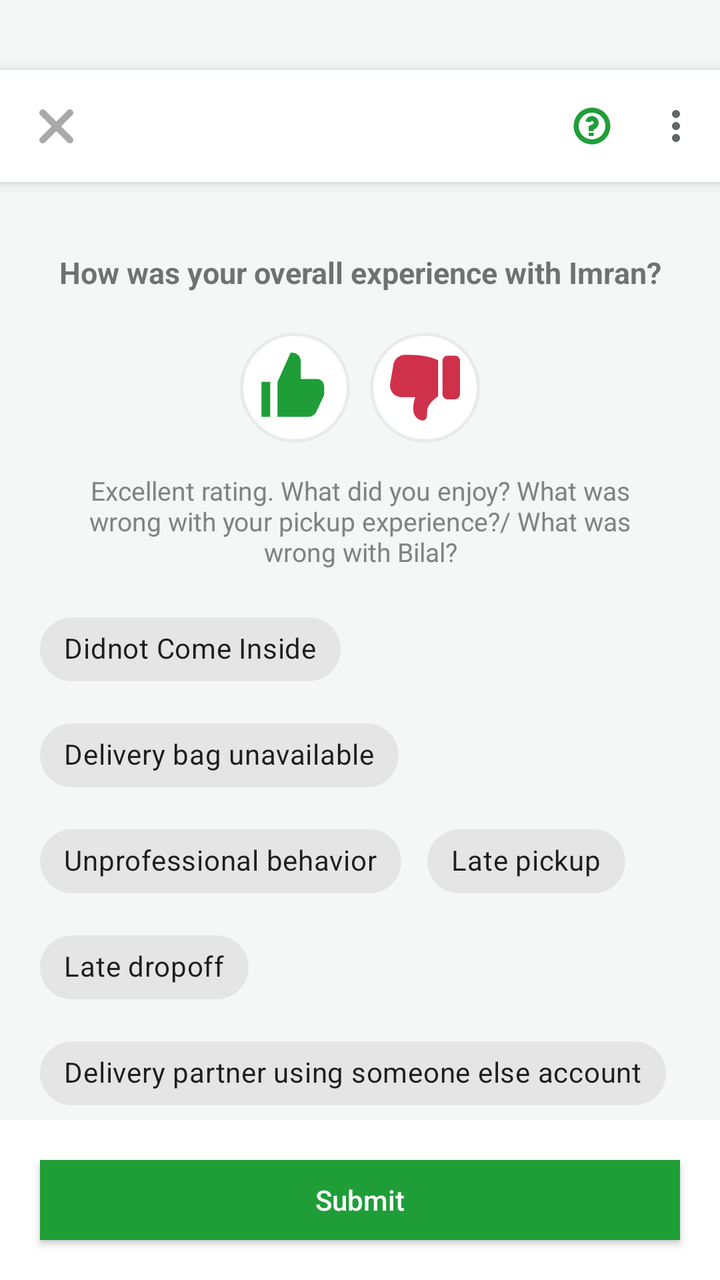
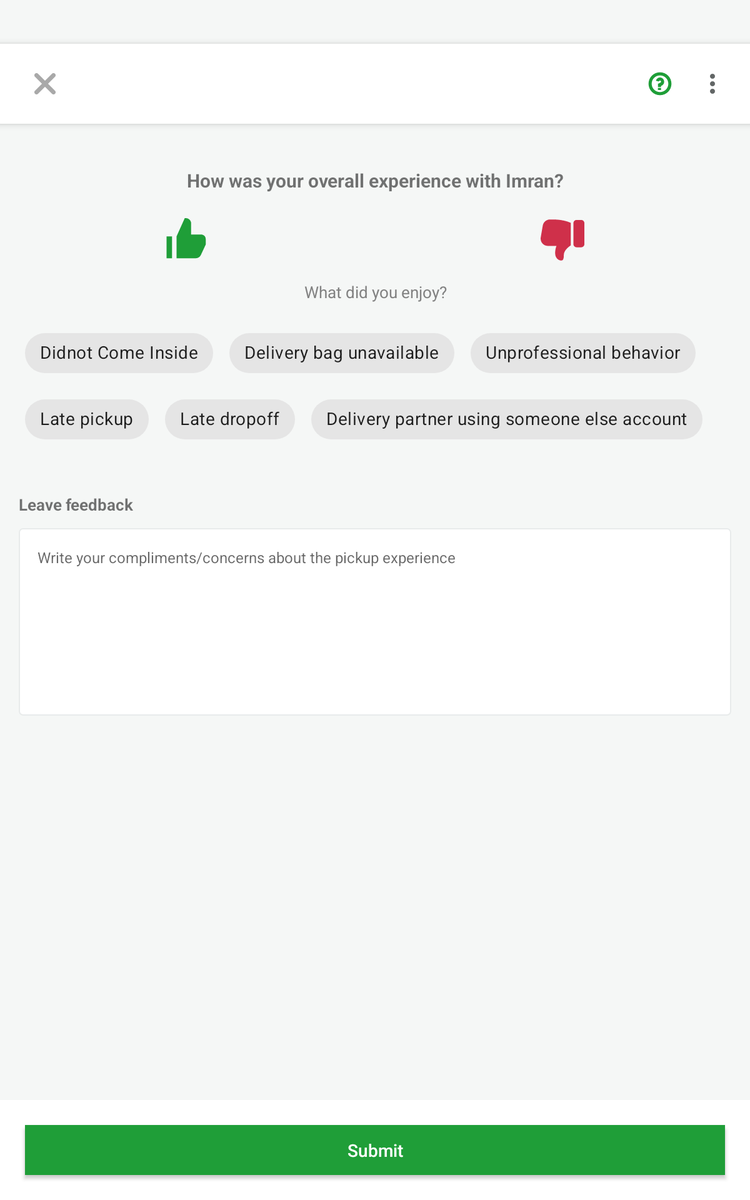

The same Android screen from two of the app's own layout files: first res/layout/ as a phone draws it, then the repository's variant for another configuration, drawn on a device whose configuration selects that folder. Both files follow.
<!-- AndroidManifest.xml: application theme Theme.ResturantApp -->
<!-- res/layout/activity_feedback2.xml -->
<?xml version="1.0" encoding="utf-8"?>
<layout xmlns:android="http://schemas.android.com/apk/res/android"
    xmlns:app="http://schemas.android.com/apk/res-auto"
    xmlns:tools="http://schemas.android.com/tools">

    <androidx.constraintlayout.widget.ConstraintLayout
        android:layout_width="match_parent"
        android:layout_height="match_parent"
        tools:context=".UiViews.Activities.FeedbackActivity">

        <androidx.core.widget.NestedScrollView
            android:layout_width="match_parent"
            android:layout_height="0dp"
            android:background="@color/background_grey"
            app:layout_constraintBottom_toTopOf="@+id/btn_delivered_ll"
            app:layout_constraintStart_toStartOf="parent"
            app:layout_constraintTop_toTopOf="parent">

            <androidx.constraintlayout.widget.ConstraintLayout
                android:layout_width="match_parent"
                android:layout_height="match_parent">


                <include
                    android:id="@+id/nav_bar_HD"
                    layout="@layout/action_bar"
                    android:layout_width="match_parent"
                    android:layout_height="wrap_content"
                    android:layout_marginTop="35dp"
                    app:layout_constraintEnd_toEndOf="parent"
                    app:layout_constraintStart_toStartOf="parent"
                    app:layout_constraintTop_toTopOf="parent" />

                <TextView
                    android:id="@+id/your_expereince_tv"
                    android:layout_width="match_parent"
                    android:layout_height="wrap_content"
                    android:layout_marginStart="15dp"
                    android:layout_marginTop="35dp"
                    android:layout_marginEnd="15dp"
                    android:gravity="center"
                    android:text="@string/how_was_your_overall_experience_with_imran"
                    android:textSize="15sp"
                    android:textStyle="bold"
                    app:layout_constraintEnd_toEndOf="parent"
                    app:layout_constraintStart_toStartOf="parent"
                    app:layout_constraintTop_toBottomOf="@+id/nav_bar_HD" />

                <androidx.constraintlayout.widget.ConstraintLayout
                    android:id="@+id/ll_like_dislike"
                    android:layout_width="match_parent"
                    android:layout_height="wrap_content"
                    android:layout_marginTop="20dp"
                    android:orientation="horizontal"
                    app:layout_constraintEnd_toEndOf="parent"
                    app:layout_constraintStart_toStartOf="parent"
                    app:layout_constraintTop_toBottomOf="@+id/your_expereince_tv">

                    <LinearLayout
                        app:layout_constraintBottom_toBottomOf="parent"
                        app:layout_constraintTop_toTopOf="parent"
                        app:layout_constraintEnd_toEndOf="parent"
                        app:layout_constraintStart_toStartOf="parent"
                        android:layout_width="wrap_content"
                        android:layout_height="wrap_content">


                        <ImageView
                            android:id="@+id/thumbs_up"
                            android:layout_width="wrap_content"
                            android:layout_height="wrap_content"
                            android:background="@drawable/unselected_thumb_bg"
                            android:contentDescription="@string/todo"
                            android:padding="10dp"
                            android:src="@drawable/ic_like_untint" />

                        <ImageView
                            android:id="@+id/thumbs_down"
                            android:layout_width="wrap_content"
                            android:layout_height="wrap_content"
                            android:layout_marginStart="10dp"
                            android:background="@drawable/unselected_thumb_bg"
                            android:contentDescription="@string/todo"
                            android:padding="10dp"
                            android:src="@drawable/ic_dislike_untint" />

                    </LinearLayout>

                </androidx.constraintlayout.widget.ConstraintLayout>


                <TextView
                    android:id="@+id/rating_tv"
                    android:layout_width="match_parent"
                    android:layout_height="wrap_content"
                    android:layout_marginStart="35dp"
                    android:layout_marginEnd="35dp"
                    android:layout_marginTop="15dp"
                    android:gravity="center"
                    android:text="Excellent rating. What did you enjoy? What was wrong with your pickup experience?/ What was wrong with Bilal?"
                    android:textColor="@color/grey"
                    android:textSize="13sp"
                    app:layout_constraintEnd_toEndOf="parent"
                    app:layout_constraintStart_toStartOf="parent"
                    app:layout_constraintTop_toBottomOf="@+id/ll_like_dislike" />


                <com.google.android.material.chip.ChipGroup
                    android:id="@+id/frequent_options"
                    android:layout_width="0dp"
                    android:layout_height="wrap_content"
                    android:layout_gravity="center_horizontal"
                    android:layout_marginStart="15dp"
                    android:layout_marginTop="16dp"
                    android:layout_marginEnd="15dp"
                    android:textColor="@android:color/black"
                    android:textSize="12sp"
                    app:chipSpacingHorizontal="3dp"
                    app:chipSpacingVertical="5dp"
                    app:layout_constraintEnd_toEndOf="parent"
                    app:layout_constraintHorizontal_bias="1.0"
                    app:layout_constraintStart_toStartOf="parent"
                    app:layout_constraintTop_toBottomOf="@+id/rating_tv"
                    app:singleLine="false"
                    app:singleSelection="false">

                    <com.google.android.material.chip.Chip
                        android:id="@+id/chip1"
                        style="@style/Widget.MaterialComponents.Chip.Choice"
                        android:layout_width="wrap_content"
                        android:layout_height="wrap_content"
                        android:layout_margin="5dp"
                        android:text="@string/didn_t_come_inside" />

                    <com.google.android.material.chip.Chip
                        android:id="@+id/chip2"
                        style="@style/Widget.MaterialComponents.Chip.Choice"
                        android:layout_width="wrap_content"
                        android:layout_height="wrap_content"
                        android:layout_margin="5dp"
                        android:text="@string/delivery_bag_unavailable" />

                    <com.google.android.material.chip.Chip
                        android:id="@+id/chip3"
                        style="@style/Widget.MaterialComponents.Chip.Choice"
                        android:layout_width="wrap_content"
                        android:layout_height="wrap_content"
                        android:layout_margin="5dp"
                        android:text="@string/unprofessional_behavior" />


                    <com.google.android.material.chip.Chip
                        android:id="@+id/chip4"
                        style="@style/Widget.MaterialComponents.Chip.Choice"
                        android:layout_width="wrap_content"
                        android:layout_height="wrap_content"
                        android:layout_margin="5dp"
                        android:text="@string/late_pickup" />


                    <com.google.android.material.chip.Chip
                        android:id="@+id/chip5"
                        style="@style/Widget.MaterialComponents.Chip.Choice"
                        android:layout_width="wrap_content"
                        android:layout_height="wrap_content"
                        android:layout_margin="5dp"
                        android:text="@string/late_dropoff" />

                    <com.google.android.material.chip.Chip
                        android:id="@+id/chip6"
                        style="@style/Widget.MaterialComponents.Chip.Choice"
                        android:layout_width="wrap_content"
                        android:layout_height="wrap_content"
                        android:layout_margin="5dp"
                        android:text="@string/delivery_partner_using_someone_else_account" />

                </com.google.android.material.chip.ChipGroup>

                <TextView
                    android:id="@+id/tv_leave_back"
                    android:layout_width="match_parent"
                    android:layout_height="wrap_content"
                    android:layout_marginStart="15dp"
                    android:layout_marginTop="35dp"
                    android:layout_marginEnd="15dp"
                    android:text="@string/leave_feedback"
                    android:textSize="13sp"
                    android:textStyle="bold"
                    app:layout_constraintEnd_toEndOf="parent"
                    app:layout_constraintStart_toStartOf="parent"
                    app:layout_constraintTop_toBottomOf="@+id/frequent_options" />

                <EditText
                    android:id="@+id/feeback_et"
                    android:layout_width="match_parent"
                    android:layout_height="150dp"
                    android:layout_marginStart="15dp"
                    android:layout_marginTop="10dp"
                    android:layout_marginEnd="15dp"
                    android:background="@drawable/bg_feedback"
                    android:gravity="top"
                    android:hint="@string/write_your_compliments_concerns_about_the_pickup_experience"
                    android:inputType="text"
                    android:padding="15dp"
                    android:textSize="12sp"
                    app:layout_constraintTop_toBottomOf="@id/tv_leave_back" />

            </androidx.constraintlayout.widget.ConstraintLayout>
        </androidx.core.widget.NestedScrollView>

        <LinearLayout
            android:id="@+id/btn_delivered_ll"
            android:layout_width="match_parent"
            android:layout_height="80dp"
            android:layout_marginTop="20dp"
            android:background="@color/white"
            app:layout_constraintBottom_toBottomOf="parent"
            app:layout_constraintEnd_toEndOf="parent"
            app:layout_constraintStart_toStartOf="parent">

            <androidx.appcompat.widget.AppCompatButton
                android:id="@+id/btn_delivered"
                android:layout_width="0dp"
                android:layout_height="match_parent"
                android:layout_margin="20dp"
                android:layout_marginBottom="20dp"
                android:layout_weight="90"
                android:background="@color/colorAccent"
                android:text="@string/submit"
                android:textAllCaps="false"
                android:textColor="@color/white" />
        </LinearLayout>
    </androidx.constraintlayout.widget.ConstraintLayout>


</layout>
<!-- res/layout/action_bar.xml (included above) -->
<?xml version="1.0" encoding="utf-8"?>
<androidx.appcompat.widget.Toolbar xmlns:android="http://schemas.android.com/apk/res/android"
    xmlns:app="http://schemas.android.com/apk/res-auto"
    android:id="@+id/toolbar"
    style="@style/NavBarColor"
    android:layout_width="match_parent"
    android:layout_height="?attr/actionBarSize"
    android:elevation="4dp"
    android:theme="@style/ToolbarColored"
    app:menu="@menu/action_bar_items"
    app:navigationIcon="@drawable/ic_cross"
    app:popupTheme="@style/Theme.ResturantApp" />
<!-- resources referenced by this layout -->
<resources>
  <color name="background_grey">#F5F7F6</color>
  <color name="colorAccent">#1f9e38</color>
  <color name="grey">#828282</color>
  <color name="white">#FFFFFFFF</color>
  <!-- drawable bg_feedback (drawable) -->
  <?xml version="1.0" encoding="utf-8"?>
  <shape xmlns:android="http://schemas.android.com/apk/res/android" android:shape="rectangle">
      <solid android:color="@color/white"/>
      <stroke android:color="@color/border_grey" android:width="1dp"/>
      <corners android:radius="3dp"/>
  </shape>
  <!-- drawable ic_cross (drawable) -->
  <vector xmlns:android="http://schemas.android.com/apk/res/android"
      android:width="17dp"
      android:height="17dp"
      android:viewportWidth="10"
      android:viewportHeight="10">
      <path
          android:pathData="M9 1L5 5M1 9L5 5M5 5L1 1M5 5L9 9"
          android:strokeWidth="2"
          android:strokeColor="#A9A9A9"
          android:strokeLineCap="round" />
  </vector>
  <!-- drawable ic_like_untint (drawable) -->
  <vector xmlns:android="http://schemas.android.com/apk/res/android"
      android:width="35dp"
      android:height="35dp"
      android:viewportWidth="16"
      android:viewportHeight="16">
      <path
          android:fillColor="@color/theme_color"
          android:pathData="M9.33333 2V6H13C13.9333 6 14.6667 6.73333 14.6667 7.66667V9.66667L12.8667 13.5333C12.5334 14.2 11.8666 14.6667 11.0667 14.6667H4V6.66667L7 0H7.33333C8.46667 0 9.33333 0.866667 9.33333 2ZM0.333252 6.66667H2.33325V14.6667H0.333252V6.66667Z" />
  </vector>
  <!-- drawable unselected_thumb_bg (drawable) -->
  <?xml version="1.0" encoding="utf-8"?>
  <shape xmlns:android="http://schemas.android.com/apk/res/android"
      android:shape="rectangle">
      <solid android:color="@color/white" />
      <stroke
          android:width="1.5dp"
          android:color="@color/border_grey" />
      <corners android:radius="30dp" />
  </shape>
  <string name="delivery_bag_unavailable">Delivery bag unavailable</string>
  <string name="delivery_partner_using_someone_else_account">Delivery partner using someone else account</string>
  <string name="didn_t_come_inside">Didnot Come Inside</string>
  <string name="how_was_your_overall_experience_with_imran">How was your overall experience with Imran?</string>
  <string name="late_dropoff">Late dropoff</string>
  <string name="late_pickup">Late pickup</string>
  <string name="leave_feedback">Leave feedback</string>
  <string name="submit">Submit</string>
  <string name="todo">TODO</string>
  <string name="unprofessional_behavior">Unprofessional behavior</string>
  <string name="write_your_compliments_concerns_about_the_pickup_experience">Write your compliments/concerns about the pickup experience</string>
  <style name="NavBarColor">
          <item name="fontFamily">@font/regular</item>
          <item name="android:background">@color/white</item>
          <item name="android:titleTextColor">@color/black</item>
          <item name="menu">@menu/bottom_nav_menu</item>
      </style>
  <style name="Theme.ResturantApp" parent="Theme.MaterialComponents.DayNight.NoActionBar">
          
          <item name="colorPrimary">@color/theme_color</item>
          <item name="colorPrimaryVariant">@color/white</item>
          <item name="colorOnPrimary">@color/white</item>
          <item name="colorPrimaryDark">#626666</item>
          
          <item name="colorSecondary">#1F9E38</item>
          <item name="colorSecondaryVariant">@color/teal_700</item>
  
          
          
          
          
          <item name="android:itemBackground">@color/colorPrimaryDark</item>
          
      </style>
  <style name="ToolbarColored" parent="Theme.ResturantApp">
          <item name="android:textColorSecondary">#626666</item>
      </style>
  <color name="border_grey">#e8ebeb</color>
  <color name="red">#cf304a</color>
  <color name="theme_color">#1f9e38</color>
  <color name="black">#000000</color>
  <color name="teal_700">#FF018786</color>
  <color name="colorPrimaryDark">#FFFFFF</color>
</resources>
<!-- res/layout-sw600dp/activity_feedback2.xml (the repository's variant of the layout above) -->
<!-- drawn on a 7-inch tablet held upright -->
<?xml version="1.0" encoding="utf-8"?>
<layout xmlns:android="http://schemas.android.com/apk/res/android"
    xmlns:app="http://schemas.android.com/apk/res-auto"
    xmlns:tools="http://schemas.android.com/tools">

    <androidx.constraintlayout.widget.ConstraintLayout
        android:layout_width="match_parent"
        android:layout_height="match_parent"
        tools:context=".UiViews.Activities.FeedbackActivity">

        <androidx.core.widget.NestedScrollView
            android:layout_width="match_parent"
            android:layout_height="0dp"
            android:background="@color/background_grey"
            app:layout_constraintBottom_toTopOf="@+id/btn_delivered_ll"
            app:layout_constraintStart_toStartOf="parent"
            app:layout_constraintTop_toTopOf="parent">

            <androidx.constraintlayout.widget.ConstraintLayout
                android:layout_width="match_parent"
                android:layout_height="match_parent">


                <include
                    android:id="@+id/nav_bar_HD"
                    layout="@layout/action_bar"
                    android:layout_width="match_parent"
                    android:layout_height="wrap_content"
                    android:layout_marginTop="35dp"
                    app:layout_constraintEnd_toEndOf="parent"
                    app:layout_constraintStart_toStartOf="parent"
                    app:layout_constraintTop_toTopOf="parent" />

                <TextView
                    android:id="@+id/your_expereince_tv"
                    android:layout_width="match_parent"
                    android:layout_height="wrap_content"
                    android:layout_marginStart="15dp"
                    android:layout_marginTop="35dp"
                    android:layout_marginEnd="15dp"
                    android:gravity="center"
                    android:text="@string/how_was_your_overall_experience_with_imran"
                    android:textSize="15sp"
                    android:textStyle="bold"
                    app:layout_constraintEnd_toEndOf="parent"
                    app:layout_constraintStart_toStartOf="parent"
                    app:layout_constraintTop_toBottomOf="@+id/nav_bar_HD" />

                <LinearLayout
                    android:id="@+id/ll_like_dislike"
                    android:layout_width="match_parent"
                    android:layout_height="wrap_content"
                    android:layout_marginTop="20dp"
                    android:orientation="horizontal"
                    android:weightSum="2"
                    app:layout_constraintEnd_toEndOf="parent"
                    app:layout_constraintStart_toStartOf="parent"
                    app:layout_constraintTop_toBottomOf="@+id/your_expereince_tv">

                    <ImageView
                        android:layout_width="wrap_content"
                        android:layout_height="wrap_content"
                        android:layout_weight="1"
                        android:src="@drawable/ic_like_untint"
                        android:contentDescription="@string/todo" />

                    <ImageView
                        android:layout_width="wrap_content"
                        android:layout_height="wrap_content"
                        android:layout_weight="1"
                        android:src="@drawable/ic_dislike_untint"
                        android:contentDescription="@string/todo"/>


                </LinearLayout>
                
                <TextView
                    android:id="@+id/rating_tv"
                    android:layout_width="match_parent"
                    android:layout_height="wrap_content"
                    android:layout_margin="15dp"
                    android:gravity="center"
                    android:text="@string/excellent_rating_what_did_you_enjoy_what_was_wrong_with_your_pickup_experience_what_was_wrong_with_bilal"
                    android:textColor="@color/grey"
                    android:textSize="13sp"
                    app:layout_constraintEnd_toEndOf="parent"
                    app:layout_constraintStart_toStartOf="parent"
                    app:layout_constraintTop_toBottomOf="@+id/ll_like_dislike" />

                <com.google.android.material.chip.ChipGroup
                    android:id="@+id/frequent_options"
                    android:layout_width="0dp"
                    android:layout_height="wrap_content"
                    android:layout_gravity="center_horizontal"
                    android:layout_marginStart="15dp"
                    android:layout_marginTop="16dp"
                    android:layout_marginEnd="15dp"
                    android:textColor="@android:color/black"
                    android:textSize="12sp"
                    app:chipSpacingHorizontal="3dp"
                    app:chipSpacingVertical="5dp"
                    app:layout_constraintEnd_toEndOf="parent"
                    app:layout_constraintHorizontal_bias="1.0"
                    app:layout_constraintStart_toStartOf="parent"
                    app:layout_constraintTop_toBottomOf="@+id/rating_tv"
                    app:singleLine="false"
                    app:singleSelection="true">

                    <com.google.android.material.chip.Chip
                        android:id="@+id/chip1"
                        style="@style/Widget.MaterialComponents.Chip.Choice"
                        android:layout_width="wrap_content"
                        android:layout_height="wrap_content"
                        android:layout_margin="5dp"
                        android:text="@string/didn_t_come_inside" />

                    <com.google.android.material.chip.Chip
                        android:id="@+id/chip2"
                        style="@style/Widget.MaterialComponents.Chip.Choice"
                        android:layout_width="wrap_content"
                        android:layout_height="wrap_content"
                        android:layout_margin="5dp"
                        android:text="@string/delivery_bag_unavailable" />

                    <com.google.android.material.chip.Chip
                        android:id="@+id/chip3"
                        style="@style/Widget.MaterialComponents.Chip.Choice"
                        android:layout_width="wrap_content"
                        android:layout_height="wrap_content"
                        android:layout_margin="5dp"
                        android:text="@string/unprofessional_behavior" />


                    <com.google.android.material.chip.Chip
                        android:id="@+id/chip4"
                        style="@style/Widget.MaterialComponents.Chip.Choice"
                        android:layout_width="wrap_content"
                        android:layout_height="wrap_content"
                        android:layout_margin="5dp"
                        android:text="@string/late_pickup" />


                    <com.google.android.material.chip.Chip
                        android:id="@+id/chip5"
                        style="@style/Widget.MaterialComponents.Chip.Choice"
                        android:layout_width="wrap_content"
                        android:layout_height="wrap_content"
                        android:layout_margin="5dp"
                        android:text="@string/late_dropoff" />

                    <com.google.android.material.chip.Chip
                        android:id="@+id/chip6"
                        style="@style/Widget.MaterialComponents.Chip.Choice"
                        android:layout_width="wrap_content"
                        android:layout_height="wrap_content"
                        android:layout_margin="5dp"
                        android:text="@string/delivery_partner_using_someone_else_account" />

                </com.google.android.material.chip.ChipGroup>

                <TextView
                    android:id="@+id/tv_leave_back"
                    android:layout_width="match_parent"
                    android:layout_height="wrap_content"
                    android:layout_marginStart="15dp"
                    android:layout_marginTop="35dp"
                    android:layout_marginEnd="15dp"
                    android:text="@string/leave_feedback"
                    android:textSize="13sp"
                    android:textStyle="bold"
                    app:layout_constraintEnd_toEndOf="parent"
                    app:layout_constraintStart_toStartOf="parent"
                    app:layout_constraintTop_toBottomOf="@+id/frequent_options" />

                <EditText
                    android:id="@+id/feeback_et"
                    android:layout_width="match_parent"
                    android:layout_height="150dp"
                    android:layout_marginStart="15dp"
                    android:layout_marginTop="10dp"
                    android:layout_marginEnd="15dp"
                    android:background="@drawable/bg_feedback"
                    android:gravity="top"
                    android:hint="@string/write_your_compliments_concerns_about_the_pickup_experience"
                    android:inputType="text"
                    android:padding="15dp"
                    android:textSize="12sp"
                    app:layout_constraintTop_toBottomOf="@id/tv_leave_back" />

            </androidx.constraintlayout.widget.ConstraintLayout>
        </androidx.core.widget.NestedScrollView>

        <LinearLayout
            android:id="@+id/btn_delivered_ll"
            android:layout_width="match_parent"
            android:layout_marginTop="20dp"
            android:layout_height="80dp"
            android:background="@color/white"
            app:layout_constraintBottom_toBottomOf="parent"
            app:layout_constraintEnd_toEndOf="parent"
            app:layout_constraintStart_toStartOf="parent">

            <androidx.appcompat.widget.AppCompatButton
                android:id="@+id/btn_delivered"
                android:layout_width="0dp"
                android:layout_height="match_parent"
                android:layout_margin="20dp"
                android:layout_marginBottom="20dp"
                android:layout_weight="90"
                android:background="@color/colorAccent"
                android:text="@string/submit"
                android:textAllCaps="false"
                android:textColor="@color/white" />
        </LinearLayout>
    </androidx.constraintlayout.widget.ConstraintLayout>


</layout>
<!-- resources referenced by the variant -->
<!-- as a 7-inch tablet held upright resolves them -->
<resources>
  <color name="background_grey">#F5F7F6</color>
  <color name="colorAccent">#1f9e38</color>
  <color name="grey">#828282</color>
  <color name="white">#FFFFFFFF</color>
  <!-- drawable bg_feedback (drawable) -->
  <?xml version="1.0" encoding="utf-8"?>
  <shape xmlns:android="http://schemas.android.com/apk/res/android" android:shape="rectangle">
      <solid android:color="@color/white"/>
      <stroke android:color="@color/border_grey" android:width="1dp"/>
      <corners android:radius="3dp"/>
  </shape>
  <!-- drawable ic_cross (drawable) -->
  <vector xmlns:android="http://schemas.android.com/apk/res/android"
      android:width="17dp"
      android:height="17dp"
      android:viewportWidth="10"
      android:viewportHeight="10">
      <path
          android:pathData="M9 1L5 5M1 9L5 5M5 5L1 1M5 5L9 9"
          android:strokeWidth="2"
          android:strokeColor="#A9A9A9"
          android:strokeLineCap="round" />
  </vector>
  <!-- drawable ic_like_untint (drawable) -->
  <vector xmlns:android="http://schemas.android.com/apk/res/android"
      android:width="35dp"
      android:height="35dp"
      android:viewportWidth="16"
      android:viewportHeight="16">
      <path
          android:fillColor="@color/theme_color"
          android:pathData="M9.33333 2V6H13C13.9333 6 14.6667 6.73333 14.6667 7.66667V9.66667L12.8667 13.5333C12.5334 14.2 11.8666 14.6667 11.0667 14.6667H4V6.66667L7 0H7.33333C8.46667 0 9.33333 0.866667 9.33333 2ZM0.333252 6.66667H2.33325V14.6667H0.333252V6.66667Z" />
  </vector>
  <string name="delivery_bag_unavailable">Delivery bag unavailable</string>
  <string name="delivery_partner_using_someone_else_account">Delivery partner using someone else account</string>
  <string name="didn_t_come_inside">Didnot Come Inside</string>
  <string name="excellent_rating_what_did_you_enjoy_what_was_wrong_with_your_pickup_experience_what_was_wrong_with_bilal">What did you enjoy?</string>
  <string name="how_was_your_overall_experience_with_imran">How was your overall experience with Imran?</string>
  <string name="late_dropoff">Late dropoff</string>
  <string name="late_pickup">Late pickup</string>
  <string name="leave_feedback">Leave feedback</string>
  <string name="submit">Submit</string>
  <string name="todo">TODO</string>
  <string name="unprofessional_behavior">Unprofessional behavior</string>
  <string name="write_your_compliments_concerns_about_the_pickup_experience">Write your compliments/concerns about the pickup experience</string>
  <style name="NavBarColor">
          <item name="fontFamily">@font/regular</item>
          <item name="android:background">@color/white</item>
          <item name="android:titleTextColor">@color/black</item>
          <item name="menu">@menu/bottom_nav_menu</item>
      </style>
  <style name="Theme.ResturantApp" parent="Theme.MaterialComponents.DayNight.NoActionBar">
          
          <item name="colorPrimary">@color/theme_color</item>
          <item name="colorPrimaryVariant">@color/white</item>
          <item name="colorOnPrimary">@color/white</item>
          <item name="colorPrimaryDark">#626666</item>
          
          <item name="colorSecondary">#1F9E38</item>
          <item name="colorSecondaryVariant">@color/teal_700</item>
  
          
          
          
          
          <item name="android:itemBackground">@color/colorPrimaryDark</item>
          
      </style>
  <style name="ToolbarColored" parent="Theme.ResturantApp">
          <item name="android:textColorSecondary">#626666</item>
      </style>
  <color name="border_grey">#e8ebeb</color>
  <color name="red">#cf304a</color>
  <color name="theme_color">#1f9e38</color>
  <color name="black">#000000</color>
  <color name="teal_700">#FF018786</color>
  <color name="colorPrimaryDark">#FFFFFF</color>
</resources>
